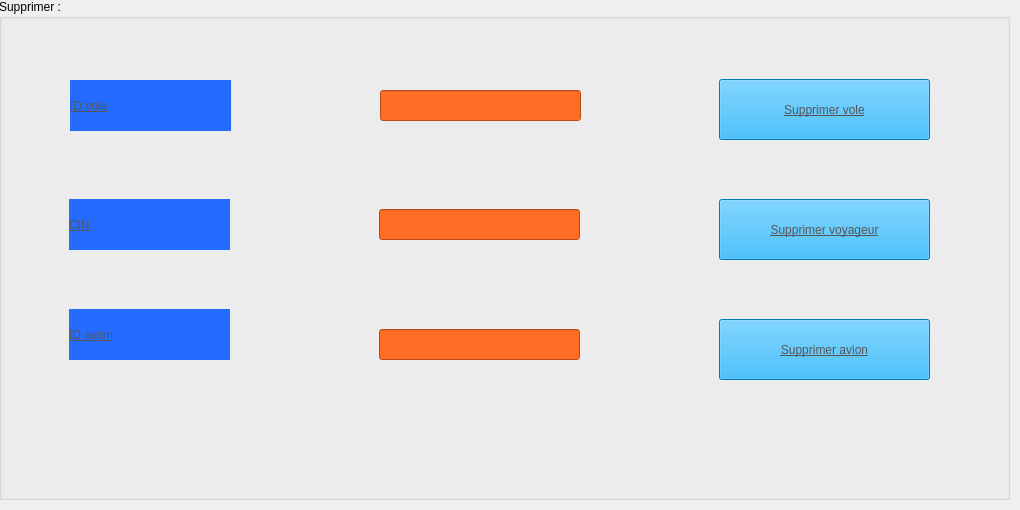
    <widget class="QWidget" name="tab_3">
     <attribute name="title">
      <string>Supprimer vole , voyageur et avion</string>
     </attribute>
     <widget class="QLabel" name="label_4">
      <property name="geometry">
       <rect>
        <x>70</x>
        <y>80</y>
        <width>161</width>
        <height>51</height>
       </rect>
      </property>
      <property name="styleSheet">
       <string notr="true">background-color: rgb(35, 108, 255);

color: rgb(86, 86, 86);
font: 700 italic 12pt &quot;Segoe UI&quot;;
text-decoration: underline;</string>
      </property>
      <property name="text">
       <string>ID vole</string>
      </property>
     </widget>
     <widget class="QLineEdit" name="le_id_supp">
      <property name="geometry">
       <rect>
        <x>380</x>
        <y>90</y>
        <width>201</width>
        <height>31</height>
       </rect>
      </property>
      <property name="styleSheet">
       <string notr="true">background-color: rgb(255, 108, 35);</string>
      </property>
     </widget>
     <widget class="QGroupBox" name="groupBox_3">
      <property name="geometry">
       <rect>
        <x>-1</x>
        <y>-1</y>
        <width>1011</width>
        <height>501</height>
       </rect>
      </property>
      <property name="title">
       <string>Supprimer :</string>
      </property>
      <widget class="QLabel" name="label_pic2">
       <property name="geometry">
        <rect>
         <x>0</x>
         <y>-80</y>
         <width>1021</width>
         <height>591</height>
        </rect>
       </property>
       <property name="text">
        <string/>
       </property>
      </widget>
      <widget class="QLabel" name="label_12">
       <property name="geometry">
        <rect>
         <x>70</x>
         <y>200</y>
         <width>161</width>
         <height>51</height>
        </rect>
       </property>
       <property name="styleSheet">
        <string notr="true">background-color: rgb(35, 108, 255);

color: rgb(86, 86, 86);
font: 700 italic 12pt &quot;Segoe UI&quot;;
text-decoration: underline;</string>
       </property>
       <property name="text">
        <string>CIN</string>
       </property>
      </widget>
      <widget class="QLineEdit" name="le_id_supp1">
       <property name="geometry">
        <rect>
         <x>380</x>
         <y>210</y>
         <width>201</width>
         <height>31</height>
        </rect>
       </property>
       <property name="styleSheet">
        <string notr="true">background-color: rgb(255, 108, 35);</string>
       </property>
      </widget>
      <widget class="QPushButton" name="pb_supprimer">
       <property name="geometry">
        <rect>
         <x>720</x>
         <y>80</y>
         <width>211</width>
         <height>61</height>
        </rect>
       </property>
       <property name="styleSheet">
        <string notr="true">background-color: rgb(0, 170, 255);


color: rgb(86, 86, 86);

font: 700 italic 12pt &quot;Segoe UI&quot;;
text-decoration: underline;</string>
       </property>
       <property name="text">
        <string>Supprimer vole</string>
       </property>
      </widget>
      <widget class="QPushButton" name="pb_supprimer1">
       <property name="geometry">
        <rect>
         <x>720</x>
         <y>200</y>
         <width>211</width>
         <height>61</height>
        </rect>
       </property>
       <property name="styleSheet">
        <string notr="true">background-color: rgb(0, 170, 255);


color: rgb(86, 86, 86);

font: 700 italic 12pt &quot;Segoe UI&quot;;
text-decoration: underline;
</string>
       </property>
       <property name="text">
        <string>Supprimer voyageur</string>
       </property>
      </widget>
      <widget class="QLabel" name="label_17">
       <property name="geometry">
        <rect>
         <x>70</x>
         <y>310</y>
         <width>161</width>
         <height>51</height>
        </rect>
       </property>
       <property name="styleSheet">
        <string notr="true">background-color: rgb(35, 108, 255);

color: rgb(86, 86, 86);
font: 700 italic 12pt &quot;Segoe UI&quot;;
text-decoration: underline;</string>
       </property>
       <property name="text">
        <string>ID avion</string>
       </property>
      </widget>
      <widget class="QLineEdit" name="lineEdit_ID">
       <property name="geometry">
        <rect>
         <x>380</x>
         <y>330</y>
         <width>201</width>
         <height>31</height>
        </rect>
       </property>
       <property name="styleSheet">
        <string notr="true">background-color: rgb(255, 108, 35);</string>
       </property>
      </widget>
      <widget class="QPushButton" name="pushButton_supprimer_avion">
       <property name="geometry">
        <rect>
         <x>720</x>
         <y>320</y>
         <width>211</width>
         <height>61</height>
        </rect>
       </property>
       <property name="styleSheet">
        <string notr="true">background-color: rgb(0, 170, 255);

font: 700 italic 12pt &quot;Segoe UI&quot;;
text-decoration: underline;
color: rgb(86, 86, 86);</string>
       </property>
       <property name="text">
        <string>Supprimer avion</string>
       </property>
      </widget>
     </widget>
     <zorder>groupBox_3</zorder>
     <zorder>label_4</zorder>
     <zorder>le_id_supp</zorder>
    </widget>
